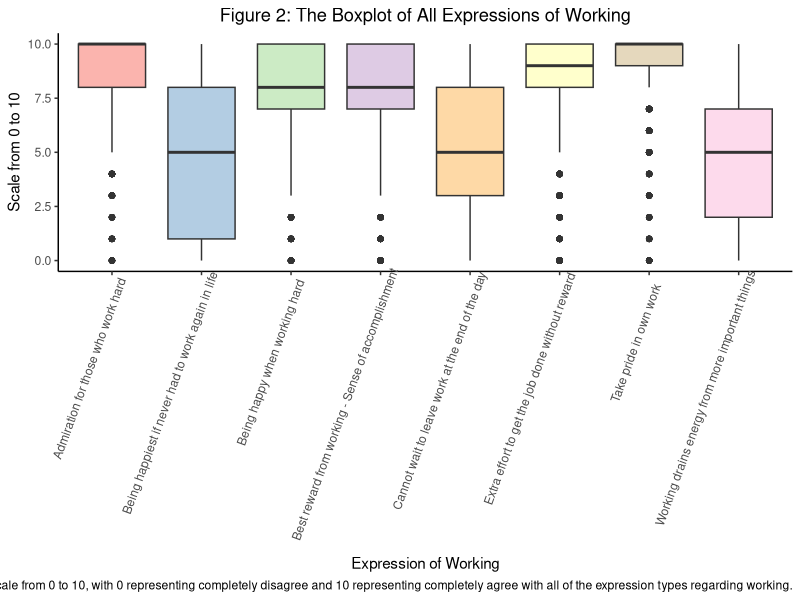
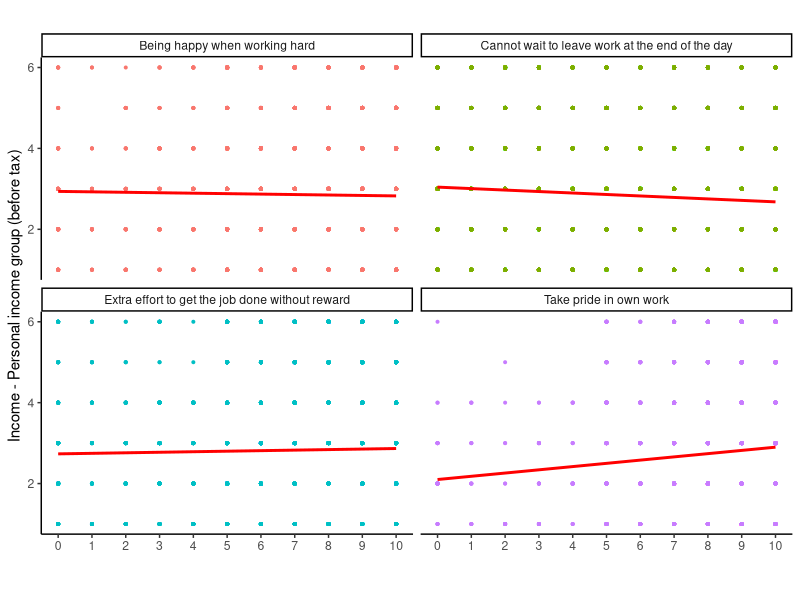
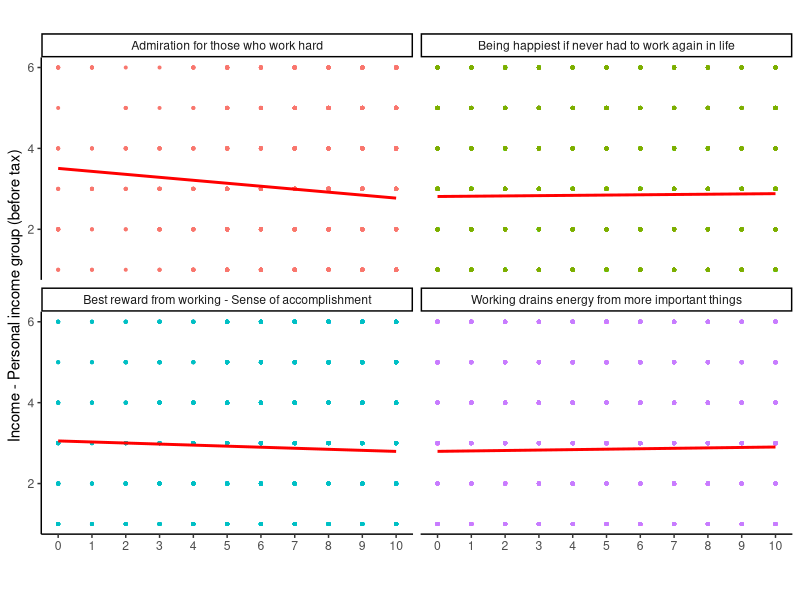

R code for these plots, in order:
## ---- chunk 1
library(tidyverse)
library(kableExtra)
data <- read.csv("DATASET2.csv")
# library("IRdisplay")
#![surveyqrcode](https://drive.google.com/file/d/1MxeQRmV8t3nqt22IcHm7qeP9obUfIHok/view?usp=sharing)
## ---- chunk 2
# data cleaning
data <- data%>%
  select(-"famincg2")%>%
  filter(wer_01<96&wer_03<96&wer_04<96&wer_05<96&wer_06<96&wer_07<96&wer_08<96&wer_09<96&ttlincg2<96)%>%
  rename(`Being happy when working hard`="wer_01",
         `Cannot wait to leave work at the end of the day`="wer_03",
         `Extra effort to get the job done without reward`="wer_04",
         `Take pride in own work`="wer_05",
         `Being happiest if never had to work again in life`="wer_06",
         `Working drains energy from more important things`="wer_07",
         `Best reward from working - Sense of accomplishment`="wer_08",
         `Admiration for those who work hard`="wer_09",
         `Income - Personal income group (before tax)`="ttlincg2")
## ---- chunk 3
data%>%
  gather(key = "variable",value = value,-"CASEID")%>%
  filter(variable!="Income - Personal income group (before tax)") %>%
  ggplot(aes(variable,value,fill=variable)) +
  geom_boxplot()+
  theme_classic()+
  labs(x="Expression of Working",y="Scale from 0 to 10",title = "Figure 2: The Boxplot of All Expressions of Working", caption="A scale from 0 to 10, with 0 representing completely disagree and 10 representing completely agree with all of the expression types regarding working.")+
  theme(legend.position = "none",
        axis.text.x = element_text(angle = 70, hjust = 0.9, vjust = 0.94),
        plot.title = element_text(hjust = 0.5))+
  scale_fill_brewer(palette = "Pastel1")
## ---- chunk 4
# Summary the numeric table for Linear Regression results
summary_table1 <- data %>%
  gather(key = "variable",value = value,-"CASEID")%>%
  group_by(variable)%>%
  summarise(mean = round(mean(value),2),
            median = median(value),
            max = max(value),
            min = min(value))
# # Construct table
knitr::kable(summary_table1, caption = "Table 1: Mean of Estimation of the Linear Regression Model") %>%
  kable_classic(full_width = F, html_font = "Cambria") %>%
  kable_styling(latex_options = "hold_position")
## ---- chunk 5
# Build linear regression model
data%>%
  select(c(1,2:5,10))%>%
  gather(key = "variable",value = value,
         -c("CASEID",`Income - Personal income group (before tax)`))%>%
 ggplot(aes(value,`Income - Personal income group (before tax)`,col=variable))+
  geom_point(size=0.7)+
  geom_smooth(formula = y ~ x,method = "lm",se=F,col="red")+
  facet_wrap(~variable)+
  theme_classic()+
  theme(legend.position = "none")+
  scale_fill_brewer(palette = "Pastel1")+
  labs(x="",title="",caption="")+
  scale_x_continuous(breaks = seq(0,10,1))

data%>%
  select(c(1,6:9,10))%>%
  gather(key = "variable",value = value,
         -c("CASEID",`Income - Personal income group (before tax)`))%>%
 ggplot(aes(value,`Income - Personal income group (before tax)`,col=variable))+
  geom_point(size=0.7)+
  geom_smooth(formula = y ~ x,method = "lm",se=F,col="red")+
  facet_wrap(~variable)+
  theme_classic()+
  theme(legend.position = "none")+
  scale_fill_brewer(palette = "Pastel1")+
  labs(x="",title="",caption="")+
  scale_x_continuous(breaks = seq(0,10,1))
## ---- chunk 6
# Summary of result from linear regression models 
model1 <- lm(`Income - Personal income group (before tax)`~`Being happy when working hard`,data )
result1 <- summary(model1)
result1 $ coefficients

model2 <- lm(`Income - Personal income group (before tax)`~`Cannot wait to leave work at the end of the day`,data )
result2 <- summary(model2)
result2 $ coefficients

model3 <- lm(`Income - Personal income group (before tax)`~`Extra effort to get the job done without reward`,data )
result3 <- summary(model3)
result3 $ coefficients

model4 <- lm(`Income - Personal income group (before tax)`~`Take pride in own work`,data )
result4 <- summary(model4)
result4 $ coefficients

model5 <- lm(`Income - Personal income group (before tax)`~`Being happiest if never had to work again in life`,data )
result5 <- summary(model5)
result5 $ coefficients

model6 <- lm(`Income - Personal income group (before tax)`~`Working drains energy from more important things`,data )
result6 <- summary(model6)
result6 $ coefficients

model7 <- lm(`Income - Personal income group (before tax)`~`Best reward from working - Sense of accomplishment`,data )
result7 <- summary(model7)
result7 $ coefficients

model8 <- lm(`Income - Personal income group (before tax)`~`Admiration for those who work hard`,data )
result8 <- summary(model8)
result8 $ coefficients
## ---- chunk 7
# Construct table
library(broom)
knitr::kable(tidy(model1), caption = "Being happy when working hard") %>%
  kable_classic(full_width = F, html_font = "Cambria") %>%
  kable_styling(latex_options = "hold_position")

knitr::kable(tidy(model2), caption = "Being happy when working hard") %>%
  kable_classic(full_width = F, html_font = "Cambria") %>%
  kable_styling(latex_options = "hold_position")

knitr::kable(tidy(model3), caption = "Being happy when working hard") %>%
  kable_classic(full_width = F, html_font = "Cambria") %>%
  kable_styling(latex_options = "hold_position")

knitr::kable(tidy(model4), caption = "Being happy when working hard") %>%
  kable_classic(full_width = F, html_font = "Cambria") %>%
  kable_styling(latex_options = "hold_position")

knitr::kable(tidy(model5), caption = "Being happy when working hard") %>%
  kable_classic(full_width = F, html_font = "Cambria") %>%
  kable_styling(latex_options = "hold_position")

knitr::kable(tidy(model6), caption = "Being happy when working hard") %>%
  kable_classic(full_width = F, html_font = "Cambria") %>%
  kable_styling(latex_options = "hold_position")

knitr::kable(tidy(model7), caption = "Being happy when working hard") %>%
  kable_classic(full_width = F, html_font = "Cambria") %>%
  kable_styling(latex_options = "hold_position")

knitr::kable(tidy(model8), caption = "Being happy when working hard") %>%
  kable_classic(full_width = F, html_font = "Cambria") %>%
  kable_styling(latex_options = "hold_position")
